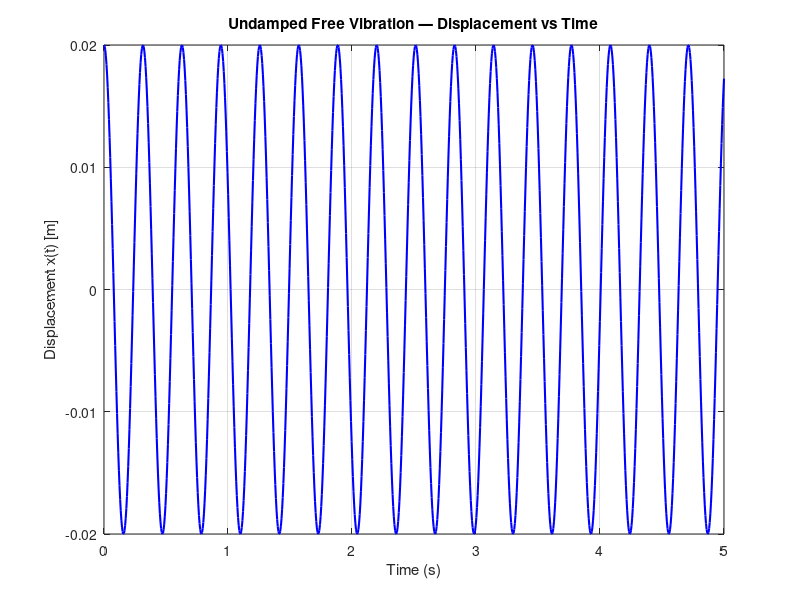

The MATLAB source for this figure:
m  = 5;
k  = 2000;
x0 = 0.02;

wn = sqrt(k/m);
t  = linspace(0, 5, 1000);
x  = x0 * cos(wn * t);

figure(1);
plot(t, x, 'b-', 'LineWidth', 1.5);
xlabel('Time (s)');
ylabel('Displacement x(t) [m]');
title('Undamped Free Vibration — Displacement vs Time');
grid on;

%[appendix]{"version":"1.0"}
%---
%[metadata:view]
%   data: {"layout":"onright"}
%---
